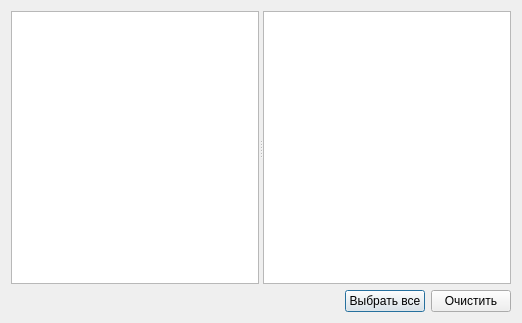
<?xml version="1.0" encoding="UTF-8"?>
<ui version="4.0">
 <class>ExportTariffR23_Page1</class>
 <widget class="QDialog" name="ExportTariffR23_Page1">
  <property name="windowModality">
   <enum>Qt::NonModal</enum>
  </property>
  <property name="geometry">
   <rect>
    <x>0</x>
    <y>0</y>
    <width>522</width>
    <height>323</height>
   </rect>
  </property>
  <property name="sizePolicy">
   <sizepolicy hsizetype="Expanding" vsizetype="Expanding">
    <horstretch>0</horstretch>
    <verstretch>0</verstretch>
   </sizepolicy>
  </property>
  <property name="windowTitle">
   <string>Выбор экспортируемых тарифов</string>
  </property>
  <layout class="QGridLayout" name="gridLayout">
   <item row="0" column="0" colspan="3">
    <widget class="QSplitter" name="splitter">
     <property name="orientation">
      <enum>Qt::Horizontal</enum>
     </property>
     <widget class="CInDocTableView" name="tblDates">
      <property name="whatsThis">
       <string comment="ура!">список записей</string>
      </property>
      <property name="tabKeyNavigation">
       <bool>false</bool>
      </property>
      <property name="alternatingRowColors">
       <bool>true</bool>
      </property>
     </widget>
     <widget class="CInDocTableView" name="tblItems">
      <property name="whatsThis">
       <string comment="ура!">список записей</string>
      </property>
      <property name="tabKeyNavigation">
       <bool>false</bool>
      </property>
      <property name="alternatingRowColors">
       <bool>true</bool>
      </property>
     </widget>
    </widget>
   </item>
   <item row="1" column="0">
    <spacer>
     <property name="orientation">
      <enum>Qt::Horizontal</enum>
     </property>
     <property name="sizeHint" stdset="0">
      <size>
       <width>229</width>
       <height>20</height>
      </size>
     </property>
    </spacer>
   </item>
   <item row="1" column="1">
    <widget class="QPushButton" name="btnSelectAll">
     <property name="text">
      <string>Выбрать все</string>
     </property>
    </widget>
   </item>
   <item row="1" column="2">
    <widget class="QPushButton" name="btnClearSelection">
     <property name="text">
      <string>Очистить</string>
     </property>
    </widget>
   </item>
  </layout>
 </widget>
 <customwidgets>
  <customwidget>
   <class>CInDocTableView</class>
   <extends>QTableView</extends>
   <header>library/InDocTable.h</header>
  </customwidget>
 </customwidgets>
 <tabstops>
  <tabstop>btnSelectAll</tabstop>
  <tabstop>btnClearSelection</tabstop>
 </tabstops>
 <resources/>
 <connections/>
</ui>
